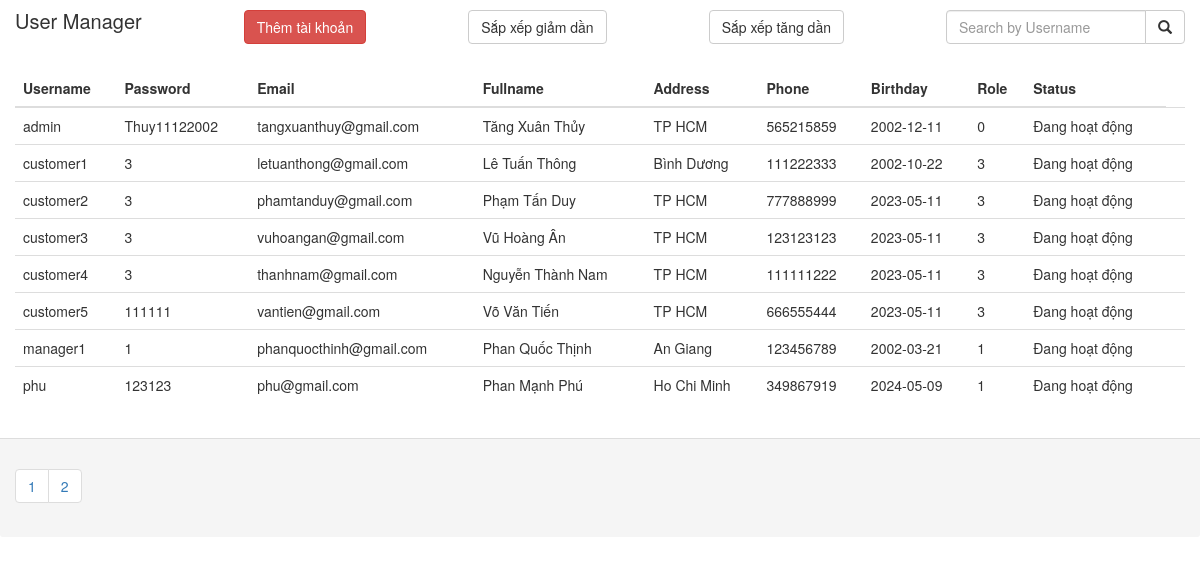
/admin/contents/sortUser.php, run on the app's committed database.
### tables this page shows
CREATE TABLE `user` (
  `Username` varchar(255) NOT NULL,
  `Password` varchar(255) NOT NULL,
  `Fullname` varchar(255) NOT NULL,
  `Email` varchar(255) NOT NULL,
  `Address` varchar(255) NOT NULL,
  `Phone` int(12) NOT NULL,
  `Birthday` date NOT NULL,
  `Role` tinyint(10) NOT NULL,
  `Status` varchar(20) NOT NULL,
  `ID` int(100) NOT NULL
);

### database/dbhelper.php (called while the page is built, shortened)
<?php
function executeResult($sql){
	$conn = mysqli_connect(HOST,USERNAME,PASSWORD,DATABASE);
	$resultset = mysqli_query($conn,$sql);
	$list =[];
	while($row = mysqli_fetch_array($resultset, 1)){
		$list[] = $row;
	}
	return $list;
}

### admin/contents/sortUser.php (the view, shortened to what this page needs)
<!doctype html>
<html>
<head>
<link rel="stylesheet" href="https://maxcdn.bootstrapcdn.com/bootstrap/3.4.1/css/bootstrap.min.css">
</head>
<body>
              <div class="panel-heading" style="display: flex;justify-content: space-between;">
                    <h3 class="panel-title" style="font-size: 20px;">User Manager</h3>
                    <?php
                        if($_SESSION['role']==1||$_SESSION['role']==0){
                            echo "<button type="."button"." class="."'btn btn-danger'"." onClick="."window.open('admin_user_add.php','_self')".">Thêm tài khoản</button>";
                        }
                    ?>
                    <button type="button" class="btn btn-default" onclick="sortUser(1)">Sắp xếp giảm dần</button>
                    <button type="button" class="btn btn-default" onclick="sortUser1(1)">Sắp xếp tăng dần</button>
                    <div class="input-group">
                        <input type="text" class="form-control" id="usr" placeholder="Search by Username" style="width: 200px;">
                        <div class="input-group-btn">
                        <button class="btn btn-default" type="button" onclick="showUser()">
                            <i class="glyphicon glyphicon-search"></i>
                        </button>
                        </div>
                    </div>
              </div>
              <div class="panel-body">
                    <table class="table table-hover">
                        <thead>
                            <tr>
                                <th>Username</th>
                                <th>Password</th>
                                <th>Email</th>
                                <th>Fullname</th>
                                <th>Address</th>
                                <th>Phone</th>
                                <th>Birthday</th>
                                <th>Role</th>
                                <th>Status</th>
                            </tr>
                        </thead>
                        <tbody id="user-container" class="user-container">
                        <?php
                          $sql = 'select * from user ORDER BY Username ASC limit 0,8';
                          $ListUser = executeResult($sql);
                            foreach($ListUser as $User){
                              echo '<tr>';
                              echo '<td>'.$User['Username'].'</td>';
                              echo '<td>'.$User['Password'].'</td>';
                              echo '<td>'.$User['Email'].'</td>';
                              echo '<td>'.$User['Fullname'].'</td>';
                              echo '<td>'.$User['Address'].'</td>';
                              echo '<td>'.$User['Phone'].'</td>';
                              echo '<td>'.$User['Birthday'].'</td>';
                              echo '<td>'.$User['Role'].'</td>';
                              echo '<td>'.$User['Status'].'</td>';
                              echo '<td>';
                              echo '</td>';
                              echo '</tr>';
                              }
                        ?>
                        </tbody>
                    </table>
              </div>
              <div class="panel-footer">
                <ul class="pagination">
                    <?php
                        $sql = 'select count(ID) as number from user';
                        $ListUser = executeResult($sql);
                        $number = 0;
                        if($ListUser!=null & count($ListUser)>0){
                            $number = $ListUser[0]['number'];
                        }
                        $pages = ceil($number/8);
                        for($i=1;$i<=$pages;$i++){
                            echo '<li onClick="paginationUser1('.$i.')"><a>'.$i.'</a></li>';
                        }
                    ?>
                </ul>
              </div>
</body>
</html>

### data on the page
user: Username "admin", Password "Thuy11122002", Email "tangxuanthuy@gmail.com", Fullname "Tăng Xuân Thủy", Address "TP HCM", Phone "565215859", Birthday "2002-12-11", Role "0", Status "Đang hoạt động"
user: Username "customer1", Password "3", Email "letuanthong@gmail.com", Fullname "Lê Tuấn Thông", Address "Bình Dương", Phone "111222333", Birthday "2002-10-22", Role "3", Status "Đang hoạt động"
user: Username "customer2", Password "3", Email "phamtanduy@gmail.com", Fullname "Phạm Tấn Duy", Address "TP HCM", Phone "777888999", Birthday "2023-05-11", Role "3", Status "Đang hoạt động"
user: Username "customer3", Password "3", Email "vuhoangan@gmail.com", Fullname "Vũ Hoàng Ân", Address "TP HCM", Phone "123123123", Birthday "2023-05-11", Role "3", Status "Đang hoạt động"
user: Username "customer4", Password "3", Email "thanhnam@gmail.com", Fullname "Nguyễn Thành Nam", Address "TP HCM", Phone "111111222", Birthday "2023-05-11", Role "3", Status "Đang hoạt động"
user: Username "customer5", Password "111111", Email "vantien@gmail.com", Fullname "Võ Văn Tiến", Address "TP HCM", Phone "666555444", Birthday "2023-05-11", Role "3", Status "Đang hoạt động"
user: Username "manager1", Password "1", Email "phanquocthinh@gmail.com", Fullname "Phan Quốc Thịnh", Address "An Giang", Phone "123456789", Birthday "2002-03-21", Role "1", Status "Đang hoạt động"
user: Username "phu", Password "123123", Email "phu@gmail.com", Fullname "Phan Mạnh Phú", Address "Ho Chi Minh", Phone "349867919", Birthday "2024-05-09", Role "1", Status "Đang hoạt động"
